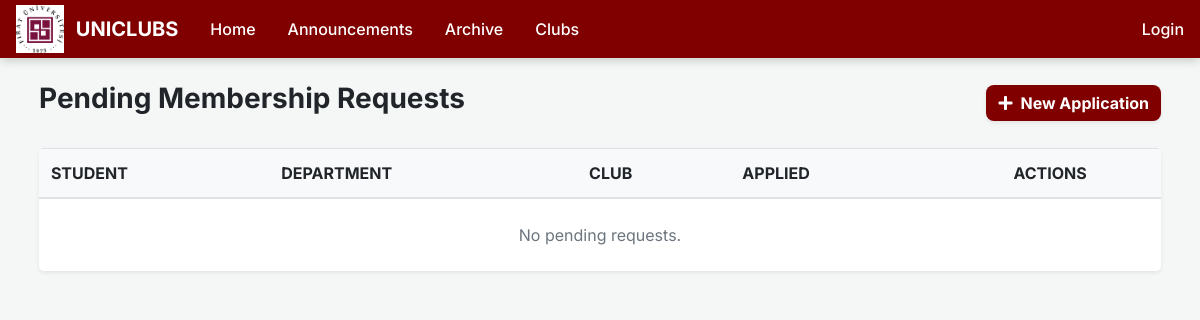
Before: /membership/ with the older database file.
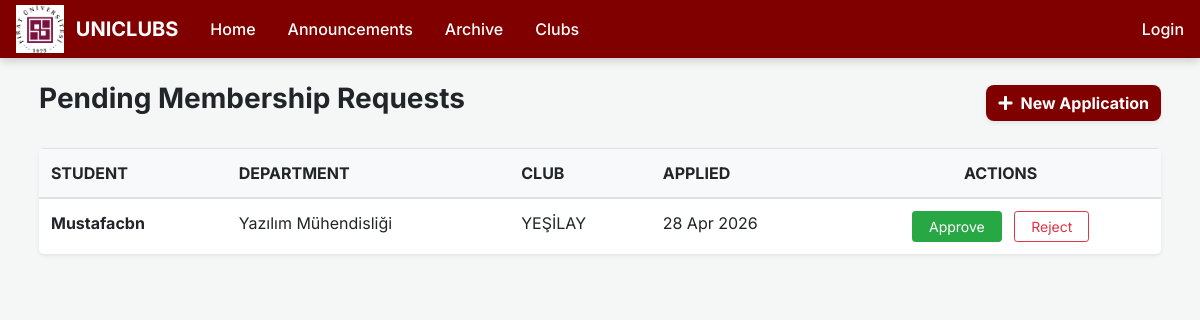
After: the same page with the newer database file.
### app/models.py (models this page shows, shortened)
class MembershipRequest(models.Model): # Links students to clubs for general membership | Genel üyelik için öğrencileri kulüplere bağlar
    STATUS_CHOICES = [
        ('pending', 'Pending'),
        ('approved', 'Approved'),
        ('rejected', 'Rejected'),
    ]
    student = models.ForeignKey(Student, on_delete=models.CASCADE, related_name='membership_requests')
    club = models.ForeignKey(Club, on_delete=models.CASCADE, related_name='membership_requests')
    status = models.CharField(max_length=20, choices=STATUS_CHOICES, default='pending')
    applied_at = models.DateTimeField(default=timezone.now)
    reviewed_at = models.DateTimeField(blank=True, null=True)
    class Meta:
        ordering = ['-applied_at']

class Student(models.Model): # Base model for student academic and contact information | Öğrenci akademik ve iletişim bilgileri için temel model
    full_name = models.CharField(max_length=200)
    student_id = models.CharField(max_length=20, unique=True)
    department = models.CharField(max_length=200)
    faculty = models.CharField(max_length=200, blank=True, null=True)
    grade = models.CharField(max_length=50, blank=True, null=True)
    email = models.EmailField(unique=True)
    year = models.IntegerField(default=1)
    created_at = models.DateTimeField(default=timezone.now)
    class Meta:
        ordering = ['-created_at']

class Club(models.Model): # Stores club profile, recruitment status, and admin links | Kulüp profili, alım durumu ve admin bağlantılarını tutar
    name = models.CharField(max_length=200)
    description = models.TextField(blank=True)
    logo = models.ImageField(upload_to='club_logos/', blank=True, null=True)
    category = models.CharField(max_length=100, blank=True)
    is_active = models.BooleanField(default=True)
    is_approved = models.BooleanField(default=False)
    is_recruiting = models.BooleanField(default=False)
    is_core_team_recruiting = models.BooleanField(default=False)
    leader = models.CharField(max_length=200, blank=True, null=True, help_text="Name of the club leader")
    created_at = models.DateTimeField(default=timezone.now)
    admin_user = models.OneToOneField(User, on_delete=models.SET_NULL, null=True, blank=True, related_name='managed_club')
    class Meta:
        ordering = ['-created_at']

### app/views.py (the view)
# urls.py: path('membership/', views.membership_requests_view, name='membership_requests'),
def membership_requests_view(request):
    pending = MembershipRequest.objects.filter(status='pending')
    return render(request, 'app/membership_requests.html', {'requests': pending})

### app/templates/app/membership_requests.html (shortened to what this page needs)
{% extends "app/layout.html" %}
{% block content %}
<div class="container-fluid px-4">
    <div class="d-flex justify-content-between align-items-center mb-4">
        <h3 class="font-weight-bold">Pending Membership Requests</h3>
        <a href="{% url 'club_list' %}" class="btn btn-maroon shadow-sm">
            <i class="fas fa-plus mr-2"></i>New Application
        </a>
    </div>
    <div class="card border-0 shadow-sm rounded-lg overflow-hidden">
        <div class="table-responsive">
            <table class="table table-hover mb-0">
                <thead class="bg-light">
                    <tr>
                        <th>STUDENT</th><th>DEPARTMENT</th><th>CLUB</th><th>APPLIED</th><th class="text-center">ACTIONS</th>
                    </tr>
                </thead>
                <tbody>
                    {% for req in requests %}
                    <tr>
                        <td class="font-weight-bold">{{ req.student.full_name }}</td>
                        <td>{{ req.student.department }}</td>
                        <td>{{ req.club.name }}</td>
                        <td>{{ req.applied_at|date:"d M Y" }}</td>
                        <td class="text-center">
                            <a href="{% url 'membership_approve' req.pk %}" class="btn btn-sm btn-success px-3 py-1 mr-2">Approve</a>
                            <a href="{% url 'membership_reject' req.pk %}" class="btn btn-sm btn-outline-danger px-3 py-1">Reject</a>
                        </td>
                    </tr>
                    {% empty %}
                    <tr>
                        <td colspan="5" class="text-center py-4 text-muted">No pending requests.</td>
                    </tr>
                    {% endfor %}
                </tbody>
            </table>
        </div>
    </div>
</div>
{% endblock %}

Changed rows visible on the page:
added MembershipRequest: student.full_name "Mustafacbn", student.department "Yazılım Mühendisliği", club.name "YEŞİLAY", applied_at "28 Apr 2026"
Other visible differences:
text no longer shown: "No pending requests."
